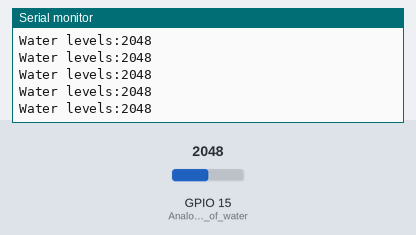
Bench run of a sketch on a simulated ESP32. Shown: the last lines printed to the serial monitor. The inputs (shaded band) are chosen by the test bench; at power-on: GPIO 15 (Analog_data_pin_of_water) = 2048.

Above: at 1.2 s.
1.3 s: GPIO 15 (Analog_data_pin_of_water) set to 2866
At 1.32 s:
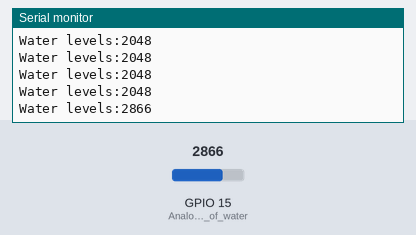
2.8 s: GPIO 15 (Analog_data_pin_of_water) set to 3603
At 2.83 s:
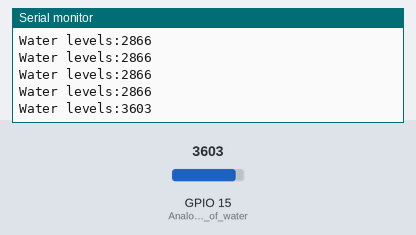
Timing chart, 0 to 5.8 s (numbered marks = the images above; inputs shaded):
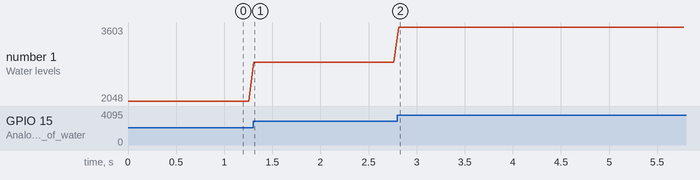

The sketch:

WaterlevelSensor_ESP32.ino
```cpp
// Water sensor interfacing
void setup() {
  // put your setup code here, to run once:
pinMode(15, INPUT);// Analog data pin of water sensor connected to GPIO 15
Serial.begin(9600);
}

void loop() {
  // put your main code here, to run repeatedly:
int waterlevel = analogRead(15);
Serial.print("Water levels:");
Serial.println(waterlevel);
delay(50);
}
```

Measured:
- after the input at 1.3 s, the serial monitor: prints a new line at once (image 1)
- after the input at 2.8 s, the serial monitor: prints a new line at once (image 2)
- plotted number 1: 2048 → 2866 after the input at 1.3 s, 2866 → 3603 after the input at 2.8 s
